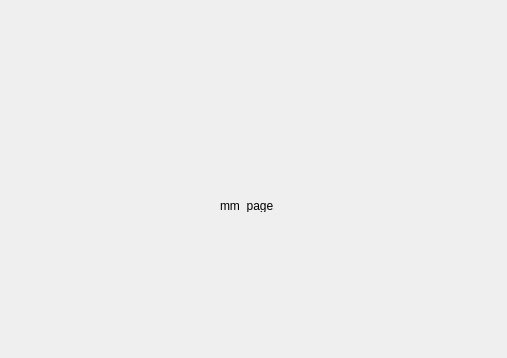
<?xml version="1.0" encoding="UTF-8"?>
<ui version="4.0">
 <class>mm_page2</class>
 <widget class="QWidget" name="mm_page2">
  <property name="geometry">
   <rect>
    <x>0</x>
    <y>0</y>
    <width>507</width>
    <height>358</height>
   </rect>
  </property>
  <property name="windowTitle">
   <string>Form</string>
  </property>
  <widget class="QLabel" name="label">
   <property name="geometry">
    <rect>
     <x>220</x>
     <y>200</y>
     <width>54</width>
     <height>12</height>
    </rect>
   </property>
   <property name="text">
    <string>mm_page2</string>
   </property>
  </widget>
 </widget>
 <resources/>
 <connections/>
</ui>
